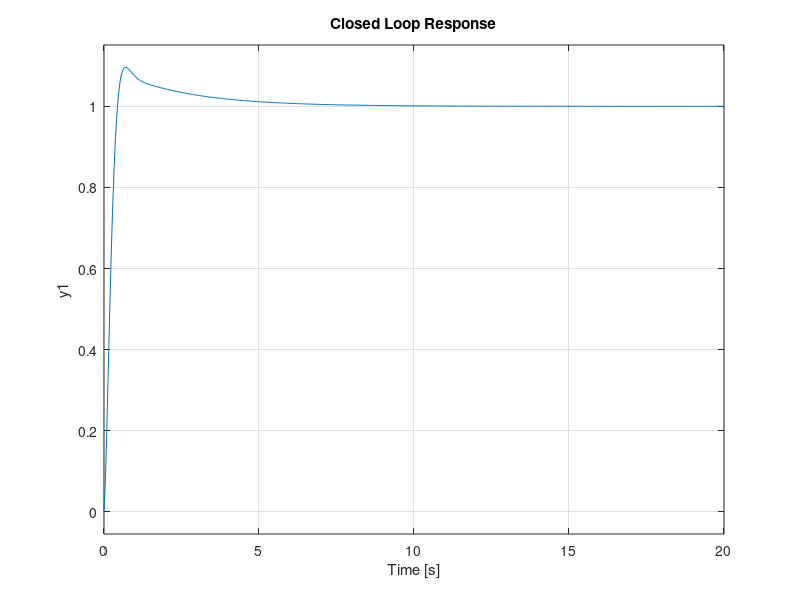

Recreate this plot in MATLAB. (Note: this script raises an error after producing the figure.)
%% PID Controlled Ball Screw System

clear;
clc;

s = tf('s');

J = 0.01;
B = 0.1;
K = 0.01;

Plant = K/(J*s^2 + B*s);

Kp = 50;
Ki = 20;
Kd = 1;

Controller = pid(Kp,Ki,Kd);

ClosedLoop = feedback(Controller*Plant,1);

figure;
step(ClosedLoop);
title('Closed Loop Response');

grid on;

info = stepinfo(ClosedLoop)

disp('Performance Metrics');
disp(info);
